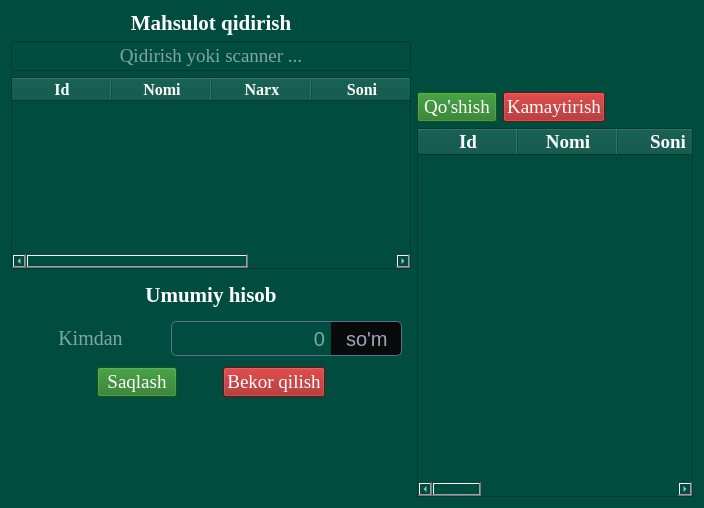
        <widget class="QWidget" name="tab">
         <property name="styleSheet">
          <string notr="true">background-color: #004d40;
color: white;
border-color: white;</string>
         </property>
         <attribute name="icon">
          <iconset resource="../../icons/images.qrc">
           <normaloff>:/image/plus.png</normaloff>:/image/plus.png</iconset>
         </attribute>
         <attribute name="title">
          <string>Yangi tovar</string>
         </attribute>
         <layout class="QGridLayout" name="gridLayout">
          <item row="0" column="0">
           <layout class="QHBoxLayout" name="horizontalLayout_2" stretch="3,8">
            <item>
             <layout class="QGridLayout" name="gridLayout_5">
              <item row="0" column="0">
               <widget class="QLabel" name="label_10">
                <property name="font">
                 <font>
                  <family>Times New Roman</family>
                  <pointsize>14</pointsize>
                  <stylestrategy>PreferDefault</stylestrategy>
                 </font>
                </property>
                <property name="text">
                 <string>&lt;html&gt;&lt;head/&gt;&lt;body&gt;&lt;p&gt;&lt;span style=&quot; font-size:16pt; font-weight:600;&quot;&gt;Mahsulot qidirish&lt;/span&gt;&lt;/p&gt;&lt;/body&gt;&lt;/html&gt;</string>
                </property>
                <property name="alignment">
                 <set>Qt::AlignmentFlag::AlignCenter</set>
                </property>
               </widget>
              </item>
              <item row="3" column="0">
               <widget class="QLabel" name="label_9">
                <property name="minimumSize">
                 <size>
                  <width>50</width>
                  <height>40</height>
                 </size>
                </property>
                <property name="maximumSize">
                 <size>
                  <width>1000</width>
                  <height>70</height>
                 </size>
                </property>
                <property name="font">
                 <font>
                  <family>Times New Roman</family>
                  <pointsize>14</pointsize>
                  <stylestrategy>PreferDefault</stylestrategy>
                 </font>
                </property>
                <property name="text">
                 <string>&lt;html&gt;&lt;head/&gt;&lt;body&gt;&lt;p align=&quot;center&quot;&gt;&lt;span style=&quot; font-size:16pt; font-weight:600;&quot;&gt;Umumiy hisob&lt;/span&gt;&lt;/p&gt;&lt;/body&gt;&lt;/html&gt;</string>
                </property>
               </widget>
              </item>
              <item row="1" column="0">
               <widget class="QLineEdit" name="lineEdit_4">
                <property name="font">
                 <font>
                  <family>Times New Roman</family>
                  <pointsize>14</pointsize>
                  <stylestrategy>PreferDefault</stylestrategy>
                 </font>
                </property>
                <property name="alignment">
                 <set>Qt::AlignmentFlag::AlignCenter</set>
                </property>
                <property name="placeholderText">
                 <string>Qidirish yoki scanner ...</string>
                </property>
               </widget>
              </item>
              <item row="4" column="0">
               <layout class="QHBoxLayout" name="horizontalLayout_5">
                <item>
                 <spacer name="horizontalSpacer_5">
                  <property name="orientation">
                   <enum>Qt::Orientation::Horizontal</enum>
                  </property>
                  <property name="sizeType">
                   <enum>QSizePolicy::Policy::Expanding</enum>
                  </property>
                  <property name="sizeHint" stdset="0">
                   <size>
                    <width>10</width>
                    <height>20</height>
                   </size>
                  </property>
                 </spacer>
                </item>
                <item>
                 <widget class="QFrame" name="frame_2">
                  <property name="minimumSize">
                   <size>
                    <width>400</width>
                    <height>40</height>
                   </size>
                  </property>
                  <property name="styleSheet">
                   <string notr="true">border:0;</string>
                  </property>
                  <property name="frameShape">
                   <enum>QFrame::Shape::StyledPanel</enum>
                  </property>
                  <property name="frameShadow">
                   <enum>QFrame::Shadow::Raised</enum>
                  </property>
                  <widget class="QLineEdit" name="lineEdit_5">
                   <property name="geometry">
                    <rect>
                     <x>160</x>
                     <y>0</y>
                     <width>161</width>
                     <height>35</height>
                    </rect>
                   </property>
                   <property name="font">
                    <font>
                     <pointsize>15</pointsize>
                    </font>
                   </property>
                   <property name="mouseTracking">
                    <bool>true</bool>
                   </property>
                   <property name="layoutDirection">
                    <enum>Qt::LayoutDirection::LeftToRight</enum>
                   </property>
                   <property name="styleSheet">
                    <string notr="true">QLineEdit{
border-top-left-radius: 5px;
border-bottom-left-radius: 5px;
border: 1px solid rgb(94, 111, 135);
padding: 5px;
padding-left: 15px;
border-right: 0px;
}</string>
                   </property>
                   <property name="inputMask">
                    <string/>
                   </property>
                   <property name="alignment">
                    <set>Qt::AlignmentFlag::AlignRight|Qt::AlignmentFlag::AlignTrailing|Qt::AlignmentFlag::AlignVCenter</set>
                   </property>
                   <property name="dragEnabled">
                    <bool>false</bool>
                   </property>
                   <property name="readOnly">
                    <bool>false</bool>
                   </property>
                   <property name="placeholderText">
                    <string>0</string>
                   </property>
                  </widget>
                  <widget class="QLabel" name="label_17">
                   <property name="geometry">
                    <rect>
                     <x>320</x>
                     <y>0</y>
                     <width>71</width>
                     <height>35</height>
                    </rect>
                   </property>
                   <property name="font">
                    <font>
                     <pointsize>15</pointsize>
                    </font>
                   </property>
                   <property name="styleSheet">
                    <string notr="true">QLabel{
color: #9CA7B7;
background-color: #080A0C;
border-top-right-radius: 5px;
border-bottom-right-radius: 5px;
padding-top: 5px;
padding-right: 10px;
padding-bottom: 5px;
padding-left: 10px;
border: 1px solid rgb(94, 111, 135);
border-left: 0px
}</string>
                   </property>
                   <property name="text">
                    <string>so'm</string>
                   </property>
                  </widget>
                  <widget class="QLineEdit" name="lineEdit_6">
                   <property name="geometry">
                    <rect>
                     <x>9</x>
                     <y>0</y>
                     <width>141</width>
                     <height>35</height>
                    </rect>
                   </property>
                   <property name="font">
                    <font>
                     <family>Times New Roman</family>
                     <pointsize>15</pointsize>
                     <stylestrategy>PreferDefault</stylestrategy>
                    </font>
                   </property>
                   <property name="focusPolicy">
                    <enum>Qt::FocusPolicy::StrongFocus</enum>
                   </property>
                   <property name="toolTip">
                    <string>&lt;html&gt;&lt;head/&gt;&lt;body&gt;&lt;p align=&quot;right&quot;&gt;&lt;br/&gt;&lt;/p&gt;&lt;/body&gt;&lt;/html&gt;</string>
                   </property>
                   <property name="whatsThis">
                    <string>&lt;html&gt;&lt;head/&gt;&lt;body&gt;&lt;p align=&quot;right&quot;&gt;sd&lt;/p&gt;&lt;/body&gt;&lt;/html&gt;</string>
                   </property>
                   <property name="layoutDirection">
                    <enum>Qt::LayoutDirection::LeftToRight</enum>
                   </property>
                   <property name="styleSheet">
                    <string notr="true"/>
                   </property>
                   <property name="text">
                    <string/>
                   </property>
                   <property name="alignment">
                    <set>Qt::AlignmentFlag::AlignCenter</set>
                   </property>
                   <property name="placeholderText">
                    <string>Kimdan</string>
                   </property>
                  </widget>
                 </widget>
                </item>
                <item>
                 <spacer name="horizontalSpacer_6">
                  <property name="orientation">
                   <enum>Qt::Orientation::Horizontal</enum>
                  </property>
                  <property name="sizeType">
                   <enum>QSizePolicy::Policy::Expanding</enum>
                  </property>
                  <property name="sizeHint" stdset="0">
                   <size>
                    <width>10</width>
                    <height>20</height>
                   </size>
                  </property>
                 </spacer>
                </item>
               </layout>
              </item>
              <item row="2" column="0">
               <widget class="QTableWidget" name="tableWidget_6">
                <property name="font">
                 <font>
                  <family>Times New Roman</family>
                  <pointsize>10</pointsize>
                  <stylestrategy>PreferDefault</stylestrategy>
                 </font>
                </property>
                <property name="editTriggers">
                 <set>QAbstractItemView::EditTrigger::NoEditTriggers</set>
                </property>
                <property name="selectionMode">
                 <enum>QAbstractItemView::SelectionMode::SingleSelection</enum>
                </property>
                <property name="selectionBehavior">
                 <enum>QAbstractItemView::SelectionBehavior::SelectRows</enum>
                </property>
                <property name="sortingEnabled">
                 <bool>false</bool>
                </property>
                <attribute name="verticalHeaderVisible">
                 <bool>false</bool>
                </attribute>
                <attribute name="verticalHeaderCascadingSectionResizes">
                 <bool>true</bool>
                </attribute>
                <column>
                 <property name="text">
                  <string>Id</string>
                 </property>
                 <property name="font">
                  <font>
                   <family>Times New Roman</family>
                   <pointsize>12</pointsize>
                   <bold>true</bold>
                  </font>
                 </property>
                </column>
                <column>
                 <property name="text">
                  <string>Nomi</string>
                 </property>
                 <property name="font">
                  <font>
                   <family>Times New Roman</family>
                   <pointsize>12</pointsize>
                   <bold>true</bold>
                  </font>
                 </property>
                </column>
                <column>
                 <property name="text">
                  <string>Narx</string>
                 </property>
                 <property name="font">
                  <font>
                   <family>Times New Roman</family>
                   <pointsize>12</pointsize>
                   <bold>true</bold>
                  </font>
                 </property>
                </column>
                <column>
                 <property name="text">
                  <string>Soni</string>
                 </property>
                 <property name="font">
                  <font>
                   <family>Times New Roman</family>
                   <pointsize>12</pointsize>
                   <bold>true</bold>
                  </font>
                 </property>
                </column>
                <column>
                 <property name="text">
                  <string>Barcode</string>
                 </property>
                 <property name="font">
                  <font>
                   <family>Times New Roman</family>
                   <pointsize>12</pointsize>
                   <bold>true</bold>
                  </font>
                 </property>
                </column>
               </widget>
              </item>
              <item row="5" column="0">
               <layout class="QGridLayout" name="gridLayout_23">
                <item row="0" column="2">
                 <spacer name="horizontalSpacer_27">
                  <property name="font">
                   <font>
                    <family>Times New Roman</family>
                    <pointsize>14</pointsize>
                    <stylestrategy>PreferDefault</stylestrategy>
                   </font>
                  </property>
                  <property name="orientation">
                   <enum>Qt::Orientation::Horizontal</enum>
                  </property>
                  <property name="sizeType">
                   <enum>QSizePolicy::Policy::Minimum</enum>
                  </property>
                  <property name="sizeHint" stdset="0">
                   <size>
                    <width>40</width>
                    <height>20</height>
                   </size>
                  </property>
                 </spacer>
                </item>
                <item row="0" column="4">
                 <spacer name="horizontalSpacer_28">
                  <property name="font">
                   <font>
                    <family>Times New Roman</family>
                    <pointsize>14</pointsize>
                    <stylestrategy>PreferDefault</stylestrategy>
                   </font>
                  </property>
                  <property name="orientation">
                   <enum>Qt::Orientation::Horizontal</enum>
                  </property>
                  <property name="sizeType">
                   <enum>QSizePolicy::Policy::Expanding</enum>
                  </property>
                  <property name="sizeHint" stdset="0">
                   <size>
                    <width>40</width>
                    <height>20</height>
                   </size>
                  </property>
                 </spacer>
                </item>
                <item row="0" column="0">
                 <spacer name="horizontalSpacer_29">
                  <property name="font">
                   <font>
                    <family>Times New Roman</family>
                    <pointsize>14</pointsize>
                    <stylestrategy>PreferDefault</stylestrategy>
                   </font>
                  </property>
                  <property name="orientation">
                   <enum>Qt::Orientation::Horizontal</enum>
                  </property>
                  <property name="sizeType">
                   <enum>QSizePolicy::Policy::Expanding</enum>
                  </property>
                  <property name="sizeHint" stdset="0">
                   <size>
                    <width>40</width>
                    <height>20</height>
                   </size>
                  </property>
                 </spacer>
                </item>
                <item row="0" column="3">
                 <widget class="QPushButton" name="pushButton_9">
                  <property name="font">
                   <font>
                    <family>Times New Roman</family>
                    <pointsize>14</pointsize>
                    <underline>false</underline>
                    <strikeout>false</strikeout>
                    <stylestrategy>PreferDefault</stylestrategy>
                   </font>
                  </property>
                  <property name="cursor">
                   <cursorShape>ArrowCursor</cursorShape>
                  </property>
                  <property name="styleSheet">
                   <string notr="true">background-color: rgb(160, 20, 20); color: white;</string>
                  </property>
                  <property name="text">
                   <string>Bekor qilish</string>
                  </property>
                 </widget>
                </item>
                <item row="0" column="1">
                 <widget class="QPushButton" name="pushButton_11">
                  <property name="font">
                   <font>
                    <family>Times New Roman</family>
                    <pointsize>14</pointsize>
                    <bold>false</bold>
                    <stylestrategy>PreferDefault</stylestrategy>
                   </font>
                  </property>
                  <property name="styleSheet">
                   <string notr="true">background-color: rgb(31, 118, 28); color: white;</string>
                  </property>
                  <property name="text">
                   <string>Saqlash</string>
                  </property>
                 </widget>
                </item>
                <item row="1" column="2">
                 <spacer name="verticalSpacer_3">
                  <property name="orientation">
                   <enum>Qt::Orientation::Vertical</enum>
                  </property>
                  <property name="sizeType">
                   <enum>QSizePolicy::Policy::Fixed</enum>
                  </property>
                  <property name="sizeHint" stdset="0">
                   <size>
                    <width>20</width>
                    <height>100</height>
                   </size>
                  </property>
                 </spacer>
                </item>
               </layout>
              </item>
             </layout>
            </item>
            <item>
             <layout class="QGridLayout" name="gridLayout_4">
              <item row="1" column="0">
               <layout class="QHBoxLayout" name="horizontalLayout_3">
                <item>
                 <widget class="QPushButton" name="pushButton_12">
                  <property name="maximumSize">
                   <size>
                    <width>150</width>
                    <height>50</height>
                   </size>
                  </property>
                  <property name="font">
                   <font>
                    <family>Times New Roman</family>
                    <pointsize>14</pointsize>
                    <stylestrategy>PreferDefault</stylestrategy>
                   </font>
                  </property>
                  <property name="styleSheet">
                   <string notr="true">background-color:rgb(31, 118, 28); color: white;</string>
                  </property>
                  <property name="text">
                   <string>Qo'shish</string>
                  </property>
                 </widget>
                </item>
                <item>
                 <widget class="QPushButton" name="pushButton_16">
                  <property name="font">
                   <font>
                    <family>Times New Roman</family>
                    <pointsize>14</pointsize>
                    <underline>false</underline>
                    <strikeout>false</strikeout>
                    <stylestrategy>PreferDefault</stylestrategy>
                   </font>
                  </property>
                  <property name="cursor">
                   <cursorShape>ArrowCursor</cursorShape>
                  </property>
                  <property name="styleSheet">
                   <string notr="true">background-color: rgb(160, 20, 20); color: white;</string>
                  </property>
                  <property name="text">
                   <string>Kamaytirish</string>
                  </property>
                 </widget>
                </item>
                <item>
                 <spacer name="horizontalSpacer_2">
                  <property name="orientation">
                   <enum>Qt::Orientation::Horizontal</enum>
                  </property>
                  <property name="sizeHint" stdset="0">
                   <size>
                    <width>40</width>
                    <height>20</height>
                   </size>
                  </property>
                 </spacer>
                </item>
               </layout>
              </item>
              <item row="2" column="0">
               <widget class="QTableWidget" name="tableWidget_7">
                <property name="font">
                 <font>
                  <family>Times New Roman</family>
                  <pointsize>12</pointsize>
                  <stylestrategy>PreferDefault</stylestrategy>
                 </font>
                </property>
                <property name="sortingEnabled">
                 <bool>false</bool>
                </property>
                <attribute name="verticalHeaderVisible">
                 <bool>false</bool>
                </attribute>
                <attribute name="verticalHeaderCascadingSectionResizes">
                 <bool>true</bool>
                </attribute>
                <column>
                 <property name="text">
                  <string>Id</string>
                 </property>
                 <property name="font">
                  <font>
                   <family>Times New Roman</family>
                   <pointsize>14</pointsize>
                   <bold>true</bold>
                  </font>
                 </property>
                </column>
                <column>
                 <property name="text">
                  <string>Nomi</string>
                 </property>
                 <property name="font">
                  <font>
                   <family>Times New Roman</family>
                   <pointsize>14</pointsize>
                   <bold>true</bold>
                  </font>
                 </property>
                </column>
                <column>
                 <property name="text">
                  <string>Soni</string>
                 </property>
                 <property name="font">
                  <font>
                   <family>Times New Roman</family>
                   <pointsize>14</pointsize>
                   <bold>true</bold>
                  </font>
                 </property>
                </column>
                <column>
                 <property name="text">
                  <string>Kelish Narxi</string>
                 </property>
                 <property name="font">
                  <font>
                   <family>Times New Roman</family>
                   <pointsize>14</pointsize>
                   <bold>true</bold>
                  </font>
                 </property>
                </column>
                <column>
                 <property name="text">
                  <string>Narxi</string>
                 </property>
                 <property name="font">
                  <font>
                   <family>Times New Roman</family>
                   <pointsize>14</pointsize>
                   <bold>true</bold>
                  </font>
                 </property>
                </column>
                <column>
                 <property name="text">
                  <string>Pachka Narxi</string>
                 </property>
                 <property name="font">
                  <font>
                   <family>Times New Roman</family>
                   <pointsize>14</pointsize>
                   <bold>true</bold>
                  </font>
                 </property>
                </column>
                <column>
                 <property name="text">
                  <string>Barcode</string>
                 </property>
                 <property name="font">
                  <font>
                   <family>Times New Roman</family>
                   <pointsize>14</pointsize>
                   <bold>true</bold>
                  </font>
                 </property>
                </column>
                <column>
                 <property name="text">
                  <string>Qoldiq</string>
                 </property>
                 <property name="font">
                  <font>
                   <family>Times New Roman</family>
                   <pointsize>14</pointsize>
                   <bold>true</bold>
                  </font>
                 </property>
                </column>
                <column>
                 <property name="text">
                  <string>Hisob</string>
                 </property>
                 <property name="font">
                  <font>
                   <family>Times New Roman</family>
                   <pointsize>14</pointsize>
                   <bold>true</bold>
                  </font>
                 </property>
                </column>
                <column>
                 <property name="text">
                  <string>O'chirish</string>
                 </property>
                 <property name="font">
                  <font>
                   <family>Times New Roman</family>
                   <pointsize>14</pointsize>
                   <bold>true</bold>
                  </font>
                 </property>
                </column>
               </widget>
              </item>
              <item row="0" column="0">
               <layout class="QHBoxLayout" name="horizontalLayout_13">
                <item>
                 <spacer name="horizontalSpacer_30">
                  <property name="orientation">
                   <enum>Qt::Orientation::Horizontal</enum>
                  </property>
                  <property name="sizeHint" stdset="0">
                   <size>
                    <width>40</width>
                    <height>20</height>
                   </size>
                  </property>
                 </spacer>
                </item>
                <item>
                 <widget class="QLabel" name="label_11">
                  <property name="enabled">
                   <bool>true</bool>
                  </property>
                  <property name="minimumSize">
                   <size>
                    <width>150</width>
                    <height>75</height>
                   </size>
                  </property>
                  <property name="maximumSize">
                   <size>
                    <width>150</width>
                    <height>100</height>
                   </size>
                  </property>
                  <property name="font">
                   <font>
                    <family>Times New Roman</family>
                    <pointsize>25</pointsize>
                    <stylestrategy>PreferDefault</stylestrategy>
                   </font>
                  </property>
                  <property name="tabletTracking">
                   <bool>false</bool>
                  </property>
                  <property name="layoutDirection">
                   <enum>Qt::LayoutDirection::LeftToRight</enum>
                  </property>
                  <property name="styleSheet">
                   <string notr="true"/>
                  </property>
                  <property name="text">
                   <string/>
                  </property>
                  <property name="pixmap">
                   <pixmap resource="../../icons/images.qrc">:/image/logo.png</pixmap>
                  </property>
                  <property name="scaledContents">
                   <bool>true</bool>
                  </property>
                  <property name="alignment">
                   <set>Qt::AlignmentFlag::AlignCenter</set>
                  </property>
                  <property name="wordWrap">
                   <bool>false</bool>
                  </property>
                 </widget>
                </item>
                <item>
                 <spacer name="horizontalSpacer_31">
                  <property name="orientation">
                   <enum>Qt::Orientation::Horizontal</enum>
                  </property>
                  <property name="sizeHint" stdset="0">
                   <size>
                    <width>40</width>
                    <height>20</height>
                   </size>
                  </property>
                 </spacer>
                </item>
               </layout>
              </item>
             </layout>
            </item>
           </layout>
          </item>
         </layout>
        </widget>
